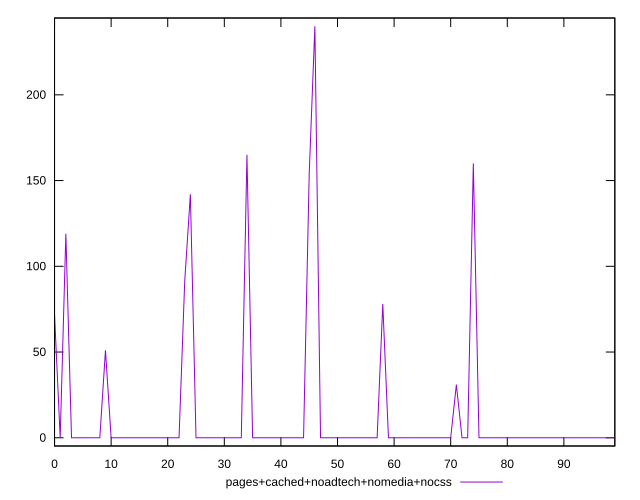

This figure's gnuplot source:
reset

$pagesCachedNoadtechNomediaNocss <<EOF
0 72
1 0
2 119
3 0
4 0
5 0
6 0
7 0
8 0
9 51
10 0
11 0
12 0
13 0
14 0
15 0
16 0
17 0
18 0
19 0
20 0
21 0
22 0
23 91
24 142
25 0
26 0
27 0
28 0
29 0
30 0
31 0
32 0
33 0
34 165
35 0
36 0
37 0
38 0
39 0
40 0
41 0
42 0
43 0
44 0
45 154
46 240
47 0
48 0
49 0
50 0
51 0
52 0
53 0
54 0
55 0
56 0
57 0
58 78
59 0
60 0
61 0
62 0
63 0
64 0
65 0
66 0
67 0
68 0
69 0
70 0
71 31
72 0
73 0
74 160
75 0
76 0
77 0
78 0
79 0
80 0
81 0
82 0
83 0
84 0
85 0
86 0
87 0
88 0
89 0
90 0
91 0
92 0
93 0
94 0
95 0
96 0
97 0
98 0
99 0
EOF

set key outside below
set xrange [0:99]
set yrange [-4.8:244.8]
set trange [-4.8:244.8]
set terminal svg size 640, 500 enhanced background rgb 'white'
set output "report_00015_2021-02-09T16-11-33.973Z/render-blocking-resources/comparison/line/4_vs_5.svg"

plot $pagesCachedNoadtechNomediaNocss title "pages+cached+noadtech+nomedia+nocss" with line

reset
